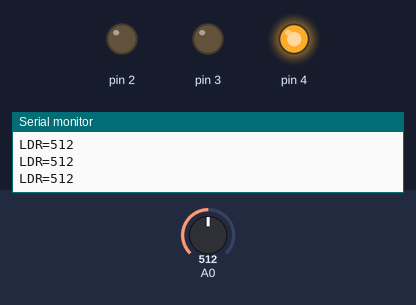
Bench run of a sketch on a simulated Arduino Uno, built with avr-gcc and run on an emulated ATmega328P. Shown: output pins drawn as LEDs (lit = HIGH), the last lines printed to the serial monitor. The inputs (shaded band) are chosen by the test bench; at power-on: A0 = 512.

Above: at 1.2 s.
1.3 s: A0 set to 21
At 2.0 s:
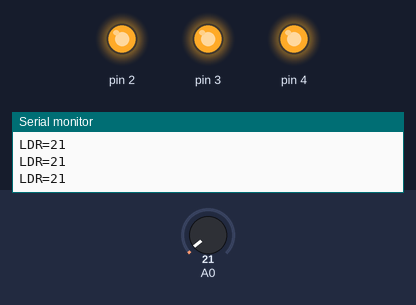
2.8 s: A0 set to 11
4.3 s: A0 set to 8
Timing chart, 0 to 7.3 s (numbered marks = the images above; inputs shaded):
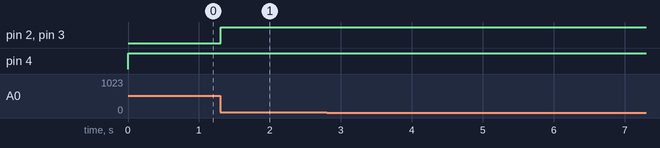

The sketch:

sketch_feb18b.ino
```cpp
void setup() {
   Serial.begin(9600);
   pinMode(2,OUTPUT);
   pinMode(3,OUTPUT);
   pinMode(4,OUTPUT);
}

void loop() {
 int LDR=analogRead(A0);
 Serial.print("LDR=");
 Serial.println(LDR);
 delay(1);
 if(LDR<30){
   digitalWrite(3,1);
   delay(1);
  }
   if(LDR<31){
   digitalWrite(2,1);
   delay(1);}

    if(LDR>50){
   digitalWrite(4,1);
   delay(1);
    }

}
```

Measured:
- after the input at 1.3 s, pin 2, pin 3: LOW → HIGH at once
